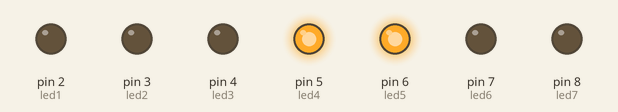
The sketch below on a simulated Arduino Uno, built with avr-gcc and run on an emulated ATmega328P. Parts: output pins drawn as LEDs (lit = HIGH).

Above: at 0.1 s.
Timing chart, 0 to 1.6 s (numbered marks = the images above):
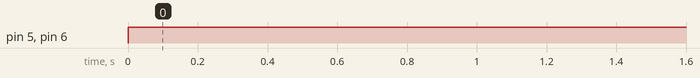

The sketch:

led_binary.ino
```cpp
int led1 = 2; // the pin the LED is connected to
int led2 = 3;
int led3 = 4;
int led4 = 5;
int led5 = 6;
int led6 = 7;
int led7 = 8;
#define HIGH 0x1
#define LOW 0x0

void setup() {
  pinMode(led1, OUTPUT); // Declare the LED as an output
  pinMode(led2, OUTPUT);
  pinMode(led3, OUTPUT);
  pinMode(led4, OUTPUT);
  pinMode(led5, OUTPUT);
  pinMode(led6, OUTPUT);
  pinMode(led7, OUTPUT);
  Serial.print("Hello");
}

void loop() {
  //https://www.programiz.com/cpp-programming/examples/binary-decimal-convert
   int tempData = 12;
  int remainder = 0;
  int place = 1;
  int binaryNum = 0;
  while (tempData != 0)
  {
    remainder = tempData % 2;
    tempData /= 2;
    binaryNum += remainder*place;
    place *= 10;
  }
  Serial.println("1's complement: " + binaryNum);
  if(binaryNum != 0)
  {
    binaryNum = ~binaryNum + 1;

  }
  Serial.println("2's complement: " + binaryNum);
  int isOn = 0;
  for(int i = 0; i < 6; i++)
  {
    isOn =0;
    isOn = binaryNum % 10;
    binaryNum /= 10;
    if(i == 0)
    {
      digitalWrite(led2, isOn);
    }
    if(i == 1)
    {
      digitalWrite(led3, isOn);
    }
    if(i == 2)
    {
      digitalWrite(led4, isOn);
    }
    if(i == 3)
    {
      digitalWrite(led5, isOn);
    }
    if(i == 5)
    {
      digitalWrite(led6, isOn);
    }
    if(i == 6)
    {
      digitalWrite(led7, isOn);
    }


  }

}
```

Measured:
- by itself, pin 5 (led4), pin 6 (led5): LOW → HIGH at 0.00 s
